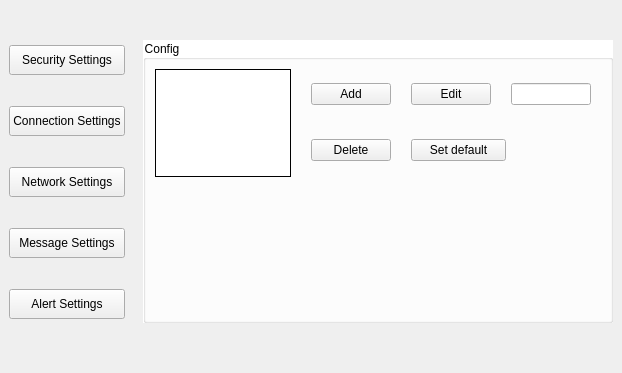
<?xml version="1.0" encoding="UTF-8"?>
<ui version="4.0">
 <class>Form</class>
 <widget class="QWidget" name="Form">
  <property name="geometry">
   <rect>
    <x>0</x>
    <y>0</y>
    <width>622</width>
    <height>373</height>
   </rect>
  </property>
  <property name="windowTitle">
   <string>Form</string>
  </property>
  <layout class="QVBoxLayout" name="verticalLayout_7">
   <property name="spacing">
    <number>0</number>
   </property>
   <property name="margin">
    <number>0</number>
   </property>
   <item>
    <layout class="QHBoxLayout" name="horizontalLayout_5">
     <property name="spacing">
      <number>0</number>
     </property>
     <item>
      <widget class="QWidget" name="widgetConnectSetting" native="true">
       <property name="minimumSize">
        <size>
         <width>0</width>
         <height>0</height>
        </size>
       </property>
       <property name="maximumSize">
        <size>
         <width>200</width>
         <height>16777215</height>
        </size>
       </property>
       <property name="styleSheet">
        <string notr="true">QWidget#widgetConnectSetting{ 
border-image:url(Skin/centrebgleft.png);
}</string>
       </property>
       <layout class="QHBoxLayout" name="horizontalLayout_4">
        <property name="topMargin">
         <number>20</number>
        </property>
        <item>
         <layout class="QVBoxLayout" name="verticalLayout">
          <property name="spacing">
           <number>6</number>
          </property>
          <property name="bottomMargin">
           <number>20</number>
          </property>
          <item>
           <widget class="QPushButton" name="pushButtonSecuritySettings">
            <property name="sizePolicy">
             <sizepolicy hsizetype="Minimum" vsizetype="Expanding">
              <horstretch>0</horstretch>
              <verstretch>0</verstretch>
             </sizepolicy>
            </property>
            <property name="minimumSize">
             <size>
              <width>0</width>
              <height>25</height>
             </size>
            </property>
            <property name="maximumSize">
             <size>
              <width>300</width>
              <height>30</height>
             </size>
            </property>
            <property name="sizeIncrement">
             <size>
              <width>0</width>
              <height>15</height>
             </size>
            </property>
            <property name="baseSize">
             <size>
              <width>0</width>
              <height>15</height>
             </size>
            </property>
            <property name="styleSheet">
             <string notr="true">QPushButton#pushButtonSecuritySettings
{
   background-image:url(Skin/maintitle.png);
}
QPushButton:hover#pushButtonSecuritySettings{
	color:white;
}</string>
            </property>
            <property name="text">
             <string>Security Settings</string>
            </property>
           </widget>
          </item>
          <item>
           <widget class="QPushButton" name="pushButtonConnectionSettings">
            <property name="sizePolicy">
             <sizepolicy hsizetype="Minimum" vsizetype="Expanding">
              <horstretch>0</horstretch>
              <verstretch>0</verstretch>
             </sizepolicy>
            </property>
            <property name="minimumSize">
             <size>
              <width>0</width>
              <height>25</height>
             </size>
            </property>
            <property name="maximumSize">
             <size>
              <width>300</width>
              <height>30</height>
             </size>
            </property>
            <property name="sizeIncrement">
             <size>
              <width>0</width>
              <height>15</height>
             </size>
            </property>
            <property name="baseSize">
             <size>
              <width>0</width>
              <height>15</height>
             </size>
            </property>
            <property name="styleSheet">
             <string notr="true">QPushButton#pushButtonConnectionSettings
{
   background-image:url(Skin/maintitle.png);
}
QPushButton:hover#pushButtonConnectionSettings{
	color:white;
}</string>
            </property>
            <property name="text">
             <string>Connection Settings</string>
            </property>
           </widget>
          </item>
          <item>
           <widget class="QPushButton" name="pushButtonNetworkSettings">
            <property name="sizePolicy">
             <sizepolicy hsizetype="Minimum" vsizetype="Expanding">
              <horstretch>0</horstretch>
              <verstretch>0</verstretch>
             </sizepolicy>
            </property>
            <property name="minimumSize">
             <size>
              <width>0</width>
              <height>25</height>
             </size>
            </property>
            <property name="maximumSize">
             <size>
              <width>300</width>
              <height>30</height>
             </size>
            </property>
            <property name="sizeIncrement">
             <size>
              <width>0</width>
              <height>15</height>
             </size>
            </property>
            <property name="baseSize">
             <size>
              <width>0</width>
              <height>15</height>
             </size>
            </property>
            <property name="styleSheet">
             <string notr="true">QPushButton#pushButtonNetworkSettings
{
  background-image:url(Skin/maintitle.png);
}
QPushButton:hover#pushButtonNetworkSettings{
	color:white;
}</string>
            </property>
            <property name="text">
             <string>Network Settings</string>
            </property>
           </widget>
          </item>
          <item>
           <widget class="QPushButton" name="pushButtonMessageSettings">
            <property name="sizePolicy">
             <sizepolicy hsizetype="Minimum" vsizetype="Expanding">
              <horstretch>0</horstretch>
              <verstretch>0</verstretch>
             </sizepolicy>
            </property>
            <property name="minimumSize">
             <size>
              <width>0</width>
              <height>25</height>
             </size>
            </property>
            <property name="maximumSize">
             <size>
              <width>300</width>
              <height>30</height>
             </size>
            </property>
            <property name="sizeIncrement">
             <size>
              <width>0</width>
              <height>15</height>
             </size>
            </property>
            <property name="baseSize">
             <size>
              <width>0</width>
              <height>15</height>
             </size>
            </property>
            <property name="styleSheet">
             <string notr="true">QPushButton#pushButtonMessageSettings
{
   background-image:url(Skin/maintitle.png);
}
QPushButton:hover#pushButtonMessageSettings{
	color:white;
}</string>
            </property>
            <property name="text">
             <string>Message Settings</string>
            </property>
           </widget>
          </item>
          <item>
           <widget class="QPushButton" name="pushButtonAlertSettings">
            <property name="sizePolicy">
             <sizepolicy hsizetype="Minimum" vsizetype="Expanding">
              <horstretch>0</horstretch>
              <verstretch>0</verstretch>
             </sizepolicy>
            </property>
            <property name="minimumSize">
             <size>
              <width>0</width>
              <height>25</height>
             </size>
            </property>
            <property name="maximumSize">
             <size>
              <width>300</width>
              <height>30</height>
             </size>
            </property>
            <property name="sizeIncrement">
             <size>
              <width>10</width>
              <height>15</height>
             </size>
            </property>
            <property name="baseSize">
             <size>
              <width>10</width>
              <height>15</height>
             </size>
            </property>
            <property name="styleSheet">
             <string notr="true">QPushButton#pushButtonAlertSettings
{
   background-image:url(Skin/maintitle.png);
}
QPushButton:hover#pushButtonAlertSettings{
	color:white;
}</string>
            </property>
            <property name="text">
             <string>Alert Settings</string>
            </property>
           </widget>
          </item>
         </layout>
        </item>
       </layout>
      </widget>
     </item>
     <item>
      <widget class="QWidget" name="widgetConnectSetting_2" native="true">
       <property name="styleSheet">
        <string notr="true">QWidget#widgetConnectSetting_2{ 
border-image:url(Skin/centrebgright.png);
}</string>
       </property>
       <layout class="QVBoxLayout" name="verticalLayout_6">
        <property name="bottomMargin">
         <number>50</number>
        </property>
        <item>
         <layout class="QVBoxLayout" name="verticalLayout_3">
          <item>
           <widget class="QWidget" name="widgetTitleBar" native="true">
            <property name="minimumSize">
             <size>
              <width>0</width>
              <height>25</height>
             </size>
            </property>
            <property name="maximumSize">
             <size>
              <width>16777215</width>
              <height>25</height>
             </size>
            </property>
            <property name="styleSheet">
             <string notr="true">QWidget#widgetTitleBar
{

    border-image:url(Skin/shorttitle.png) 0 15 0 15;
    border-right: 15px transparent;
    border-left: 15px transparent;

}
</string>
            </property>
           </widget>
          </item>
          <item>
           <widget class="QGroupBox" name="groupBox">
            <property name="styleSheet">
             <string notr="true">QGroupBox#groupBox

{
		
	background-color: rgb(255, 255, 255);

}</string>
            </property>
            <property name="title">
             <string>Config</string>
            </property>
            <layout class="QVBoxLayout" name="verticalLayout_5">
             <item>
              <layout class="QVBoxLayout" name="verticalLayout_4">
               <item>
                <layout class="QHBoxLayout" name="horizontalLayout_3">
                 <property name="spacing">
                  <number>20</number>
                 </property>
                 <item>
                  <widget class="QListWidget" name="ApnListBox">
                   <property name="sizePolicy">
                    <sizepolicy hsizetype="Expanding" vsizetype="Expanding">
                     <horstretch>0</horstretch>
                     <verstretch>0</verstretch>
                    </sizepolicy>
                   </property>
                   <property name="minimumSize">
                    <size>
                     <width>100</width>
                     <height>0</height>
                    </size>
                   </property>
                   <property name="maximumSize">
                    <size>
                     <width>250</width>
                     <height>16777215</height>
                    </size>
                   </property>
                   <property name="frameShape">
                    <enum>QFrame::Box</enum>
                   </property>
                   <property name="frameShadow">
                    <enum>QFrame::Plain</enum>
                   </property>
                   <property name="readOnly" stdset="0">
                    <bool>true</bool>
                   </property>
                  </widget>
                 </item>
                 <item>
                  <layout class="QVBoxLayout" name="verticalLayout_2">
                   <item>
                    <layout class="QHBoxLayout" name="horizontalLayout">
                     <property name="rightMargin">
                      <number>10</number>
                     </property>
                     <item>
                      <widget class="QPushButton" name="pushButtonAdd">
                       <property name="sizePolicy">
                        <sizepolicy hsizetype="Minimum" vsizetype="Fixed">
                         <horstretch>0</horstretch>
                         <verstretch>0</verstretch>
                        </sizepolicy>
                       </property>
                       <property name="maximumSize">
                        <size>
                         <width>80</width>
                         <height>16777215</height>
                        </size>
                       </property>
                       <property name="styleSheet">
                        <string notr="true">QPushButton#pushButtonAdd
{
   background-image:url(Skin/maintitle.png);
}
QPushButton:hover#pushButtonAdd{
	color:white;
}</string>
                       </property>
                       <property name="text">
                        <string>Add</string>
                       </property>
                      </widget>
                     </item>
                     <item>
                      <widget class="QPushButton" name="pushButtonEdit">
                       <property name="sizePolicy">
                        <sizepolicy hsizetype="Minimum" vsizetype="Fixed">
                         <horstretch>0</horstretch>
                         <verstretch>0</verstretch>
                        </sizepolicy>
                       </property>
                       <property name="maximumSize">
                        <size>
                         <width>80</width>
                         <height>16777215</height>
                        </size>
                       </property>
                       <property name="styleSheet">
                        <string notr="true">QPushButton#pushButtonEdit
{
   background-image:url(Skin/maintitle.png);
}
QPushButton:hover#pushButtonEdit{
	color:white;
}</string>
                       </property>
                       <property name="text">
                        <string>Edit</string>
                       </property>
                      </widget>
                     </item>
                     <item>
                      <widget class="QLineEdit" name="lineEditDefaultApn">
                       <property name="minimumSize">
                        <size>
                         <width>80</width>
                         <height>0</height>
                        </size>
                       </property>
                       <property name="maximumSize">
                        <size>
                         <width>200</width>
                         <height>16777215</height>
                        </size>
                       </property>
                       <property name="readOnly">
                        <bool>true</bool>
                       </property>
                      </widget>
                     </item>
                    </layout>
                   </item>
                   <item>
                    <layout class="QHBoxLayout" name="horizontalLayout_2">
                     <item>
                      <widget class="QPushButton" name="pushButtonDelete">
                       <property name="sizePolicy">
                        <sizepolicy hsizetype="Minimum" vsizetype="Fixed">
                         <horstretch>0</horstretch>
                         <verstretch>0</verstretch>
                        </sizepolicy>
                       </property>
                       <property name="maximumSize">
                        <size>
                         <width>80</width>
                         <height>16777215</height>
                        </size>
                       </property>
                       <property name="styleSheet">
                        <string notr="true">QPushButton#pushButtonDelete
{
   background-image:url(Skin/maintitle.png);
}
QPushButton:hover#pushButtonDelete{
	color:white;
}</string>
                       </property>
                       <property name="text">
                        <string>Delete</string>
                       </property>
                      </widget>
                     </item>
                     <item>
                      <widget class="QPushButton" name="pushButtonSetdefault">
                       <property name="sizePolicy">
                        <sizepolicy hsizetype="Expanding" vsizetype="Fixed">
                         <horstretch>0</horstretch>
                         <verstretch>0</verstretch>
                        </sizepolicy>
                       </property>
                       <property name="maximumSize">
                        <size>
                         <width>120</width>
                         <height>16777215</height>
                        </size>
                       </property>
                       <property name="styleSheet">
                        <string notr="true">QPushButton#pushButtonSetdefault
{
   background-image:url(Skin/maintitle.png);
}
QPushButton:hover#pushButtonSetdefault{
	color:white;
}</string>
                       </property>
                       <property name="text">
                        <string>Set default</string>
                       </property>
                      </widget>
                     </item>
                     <item>
                      <spacer name="horizontalSpacer">
                       <property name="orientation">
                        <enum>Qt::Horizontal</enum>
                       </property>
                       <property name="sizeHint" stdset="0">
                        <size>
                         <width>40</width>
                         <height>20</height>
                        </size>
                       </property>
                      </spacer>
                     </item>
                    </layout>
                   </item>
                  </layout>
                 </item>
                </layout>
               </item>
               <item>
                <spacer name="verticalSpacer">
                 <property name="orientation">
                  <enum>Qt::Vertical</enum>
                 </property>
                 <property name="sizeHint" stdset="0">
                  <size>
                   <width>20</width>
                   <height>218</height>
                  </size>
                 </property>
                </spacer>
               </item>
              </layout>
             </item>
            </layout>
           </widget>
          </item>
         </layout>
        </item>
       </layout>
      </widget>
     </item>
    </layout>
   </item>
  </layout>
 </widget>
 <resources/>
 <connections/>
</ui>
